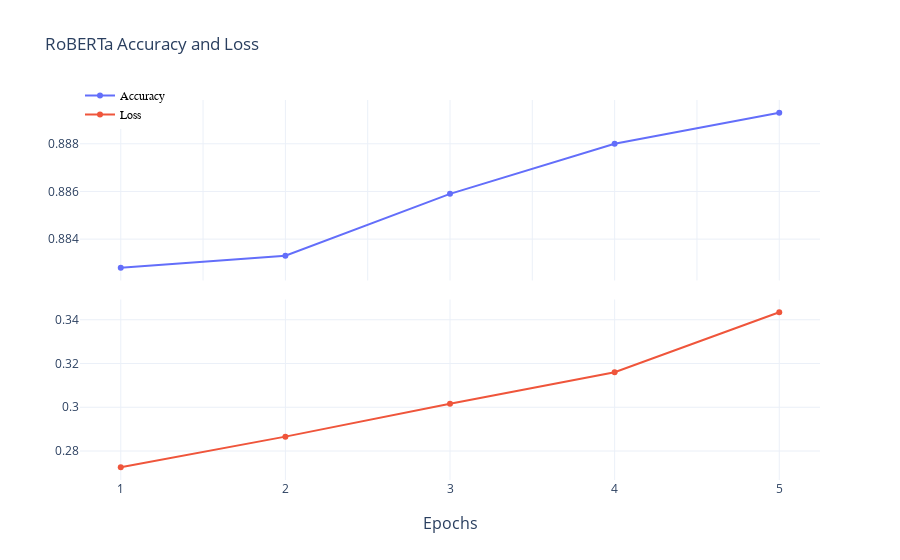

Notebook code for this chart:
### Code cell
loss = [0.2726, 0.28658, 0.30157, 0.31598, 0.34341]
accuracy = [0.8828, 0.8833, 0.8859, 0.8880, 0.8893]
epochs = list(range(1, 6))

create_accuracy_fig(loss, accuracy, epochs, 'RoBERTa')

### Figure 1 — Plotly figure (JSON) as saved in the notebook; plotly's stock layout.template omitted (floating-point values rounded to 4 significant figures)
{"data": [{"name": "Accuracy", "type": "scatter", "x": [1, 2, 3, 4, 5], "xaxis": "x", "y": [0.8828, 0.8833, 0.8859, 0.888, 0.8893], "yaxis": "y"}, {"name": "Loss", "type": "scatter", "x": [1, 2, 3, 4, 5], "xaxis": "x2", "y": [0.2726, 0.2866, 0.3016, 0.316, 0.3434], "yaxis": "y2"}], "layout": {"annotations": [{"font": {"size": 16}, "showarrow": false, "text": "Epochs", "x": 0.5, "xanchor": "center", "xref": "paper", "y": 0, "yanchor": "top", "yref": "paper", "yshift": -30}], "hovermode": "x unified", "legend": {"font": {"color": "black", "family": "sans-serif", "size": 12}, "traceorder": "normal", "x": 0, "y": 1.05}, "title": {"text": "RoBERTa Accuracy and Loss"}, "xaxis": {"anchor": "y", "domain": [0, 1], "matches": "x2", "showticklabels": false}, "xaxis2": {"anchor": "y2", "domain": [0, 1], "tickvals": [1, 2, 3, 4, 5]}, "yaxis": {"anchor": "x", "domain": [0.525, 1]}, "yaxis2": {"anchor": "x2", "domain": [0, 0.475]}}}
